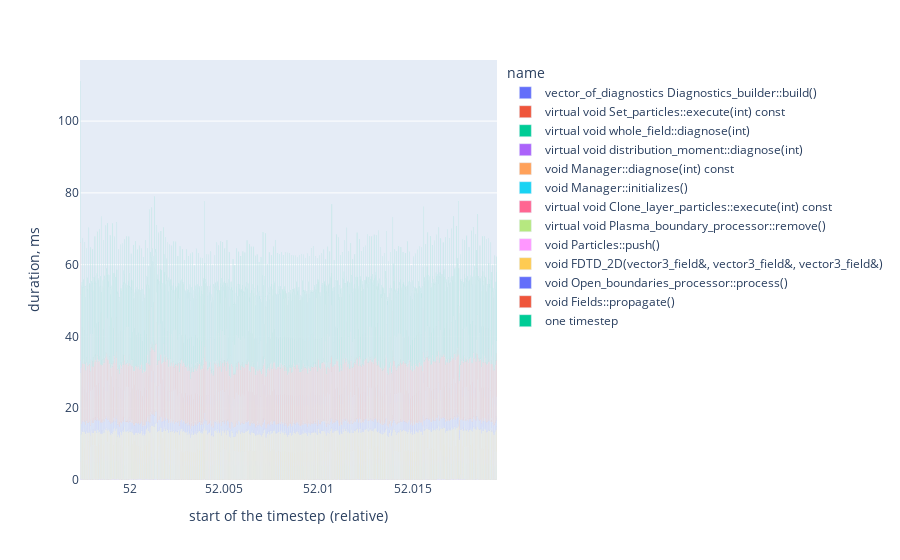

Notebook code cell kept with this figure:
### Code cell
fig = px.bar(
  df,
  x='start of the timestep (relative)', # comment this, to precise representation
  y='duration, ms',
  color='name'
)
fig.show()

### Figure 1 — Plotly figure (JSON) as saved in the notebook; plotly's stock layout.template omitted (floating-point values rounded to 4 significant figures; data arrays with more than 128 entries replaced by an {"elided": "..."} marker saying what was removed)
{"data": [{"alignmentgroup": "True", "hovertemplate": "name=vector_of_diagnostics Diagnostics_builder::build()<br>start of the timestep (relative)=%{x}<br>duration, ms=%{y}<extra></extra>", "legendgroup": "vector_of_diagnostics Diagnostics_builder::build()", "marker": {"color": "#636efa", "pattern": {"shape": ""}}, "name": "vector_of_diagnostics Diagnostics_builder::build()", "offsetgroup": "vector_of_diagnostics Diagnostics_builder::build()", "orientation": "v", "showlegend": true, "textposition": "auto", "type": "bar", "x": [52.0], "xaxis": "x", "y": [1.41], "yaxis": "y"}, {"alignmentgroup": "True", "hovertemplate": "name=virtual void Set_particles::execute(int) const<br>start of the timestep (relative)=%{x}<br>duration, ms=%{y}<extra></extra>", "legendgroup": "virtual void Set_particles::execute(int) const", "marker": {"color": "#EF553B", "pattern": {"shape": ""}}, "name": "virtual void Set_particles::execute(int) const", "offsetgroup": "virtual void Set_particles::execute(int) const", "orientation": "v", "showlegend": true, "textposition": "auto", "type": "bar", "x": [52.0], "xaxis": "x", "y": [3.801], "yaxis": "y"}, {"alignmentgroup": "True", "hovertemplate": "name=virtual void whole_field::diagnose(int)<br>start of the timestep (relative)=%{x}<br>duration, ms=%{y}<extra></extra>", "legendgroup": "virtual void whole_field::diagnose(int)", "marker": {"color": "#00cc96", "pattern": {"shape": ""}}, "name": "virtual void whole_field::diagnose(int)", "offsetgroup": "virtual void whole_field::diagnose(int)", "orientation": "v", "showlegend": true, "textposition": "auto", "type": "bar", "x": {"elided": "3003 float values"}, "xaxis": "x", "y": {"elided": "3003 float values"}, "yaxis": "y"}, {"alignmentgroup": "True", "hovertemplate": "name=virtual void distribution_moment::diagnose(int)<br>start of the timestep (relative)=%{x}<br>duration, ms=%{y}<extra></extra>", "legendgroup": "virtual void distribution_moment::diagnose(int)", "marker": {"color": "#ab63fa", "pattern": {"shape": ""}}, "name": "virtual void distribution_moment::diagnose(int)", "offsetgroup": "virtual void distribution_moment::diagnose(int)", "orientation": "v", "showlegend": true, "textposition": "auto", "type": "bar", "x": {"elided": "1001 float values"}, "xaxis": "x", "y": {"elided": "1001 float values"}, "yaxis": "y"}, {"alignmentgroup": "True", "hovertemplate": "name=void Manager::diagnose(int) const<br>start of the timestep (relative)=%{x}<br>duration, ms=%{y}<extra></extra>", "legendgroup": "void Manager::diagnose(int) const", "marker": {"color": "#FFA15A", "pattern": {"shape": ""}}, "name": "void Manager::diagnose(int) const", "offsetgroup": "void Manager::diagnose(int) const", "orientation": "v", "showlegend": true, "textposition": "auto", "type": "bar", "x": {"elided": "1001 float values"}, "xaxis": "x", "y": {"elided": "1001 float values"}, "yaxis": "y"}, {"alignmentgroup": "True", "hovertemplate": "name=void Manager::initializes()<br>start of the timestep (relative)=%{x}<br>duration, ms=%{y}<extra></extra>", "legendgroup": "void Manager::initializes()", "marker": {"color": "#19d3f3", "pattern": {"shape": ""}}, "name": "void Manager::initializes()", "offsetgroup": "void Manager::initializes()", "orientation": "v", "showlegend": true, "textposition": "auto", "type": "bar", "x": [52.0], "xaxis": "x", "y": [14.2], "yaxis": "y"}, {"alignmentgroup": "True", "hovertemplate": "name=virtual void Clone_layer_particles::execute(int) const<br>start of the timestep (relative)=%{x}<br>duration, ms=%{y}<extra></extra>", "legendgroup": "virtual void Clone_layer_particles::execute(int) const", "marker": {"color": "#FF6692", "pattern": {"shape": ""}}, "name": "virtual void Clone_layer_particles::execute(int) const", "offsetgroup": "virtual void Clone_layer_particles::execute(int) const", "orientation": "v", "showlegend": true, "textposition": "auto", "type": "bar", "x": {"elided": "1000 float values"}, "xaxis": "x", "y": {"elided": "1000 float values"}, "yaxis": "y"}, {"alignmentgroup": "True", "hovertemplate": "name=virtual void Plasma_boundary_processor::remove()<br>start of the timestep (relative)=%{x}<br>duration, ms=%{y}<extra></extra>", "legendgroup": "virtual void Plasma_boundary_processor::remove()", "marker": {"color": "#B6E880", "pattern": {"shape": ""}}, "name": "virtual void Plasma_boundary_processor::remove()", "offsetgroup": "virtual void Plasma_boundary_processor::remove()", "orientation": "v", "showlegend": true, "textposition": "auto", "type": "bar", "x": {"elided": "1000 float values"}, "xaxis": "x", "y": {"elided": "1000 float values"}, "yaxis": "y"}, {"alignmentgroup": "True", "hovertemplate": "name=void Particles::push()<br>start of the timestep (relative)=%{x}<br>duration, ms=%{y}<extra></extra>", "legendgroup": "void Particles::push()", "marker": {"color": "#FF97FF", "pattern": {"shape": ""}}, "name": "void Particles::push()", "offsetgroup": "void Particles::push()", "orientation": "v", "showlegend": true, "textposition": "auto", "type": "bar", "x": {"elided": "1000 float values"}, "xaxis": "x", "y": {"elided": "1000 float values"}, "yaxis": "y"}, {"alignmentgroup": "True", "hovertemplate": "name=void FDTD_2D(vector3_field&, vector3_field&, vector3_field&)<br>start of the timestep (relative)=%{x}<br>duration, ms=%{y}<extra></extra>", "legendgroup": "void FDTD_2D(vector3_field&, vector3_field&, vector3_field&)", "marker": {"color": "#FECB52", "pattern": {"shape": ""}}, "name": "void FDTD_2D(vector3_field&, vector3_field&, vector3_field&)", "offsetgroup": "void FDTD_2D(vector3_field&, vector3_field&, vector3_field&)", "orientation": "v", "showlegend": true, "textposition": "auto", "type": "bar", "x": {"elided": "1000 float values"}, "xaxis": "x", "y": {"elided": "1000 float values"}, "yaxis": "y"}, {"alignmentgroup": "True", "hovertemplate": "name=void Open_boundaries_processor::process()<br>start of the timestep (relative)=%{x}<br>duration, ms=%{y}<extra></extra>", "legendgroup": "void Open_boundaries_processor::process()", "marker": {"color": "#636efa", "pattern": {"shape": ""}}, "name": "void Open_boundaries_processor::process()", "offsetgroup": "void Open_boundaries_processor::process()", "orientation": "v", "showlegend": true, "textposition": "auto", "type": "bar", "x": {"elided": "1000 float values"}, "xaxis": "x", "y": {"elided": "1000 float values"}, "yaxis": "y"}, {"alignmentgroup": "True", "hovertemplate": "name=void Fields::propagate()<br>start of the timestep (relative)=%{x}<br>duration, ms=%{y}<extra></extra>", "legendgroup": "void Fields::propagate()", "marker": {"color": "#EF553B", "pattern": {"shape": ""}}, "name": "void Fields::propagate()", "offsetgroup": "void Fields::propagate()", "orientation": "v", "showlegend": true, "textposition": "auto", "type": "bar", "x": {"elided": "1000 float values"}, "xaxis": "x", "y": {"elided": "1000 float values"}, "yaxis": "y"}, {"alignmentgroup": "True", "hovertemplate": "name=one timestep<br>start of the timestep (relative)=%{x}<br>duration, ms=%{y}<extra></extra>", "legendgroup": "one timestep", "marker": {"color": "#00cc96", "pattern": {"shape": ""}}, "name": "one timestep", "offsetgroup": "one timestep", "orientation": "v", "showlegend": true, "textposition": "auto", "type": "bar", "x": {"elided": "1000 float values"}, "xaxis": "x", "y": {"elided": "1000 float values"}, "yaxis": "y"}], "layout": {"barmode": "relative", "legend": {"title": {"text": "name"}, "tracegroupgap": 0}, "margin": {"t": 60}, "xaxis": {"anchor": "y", "domain": [0, 1], "title": {"text": "start of the timestep (relative)"}}, "yaxis": {"anchor": "x", "domain": [0, 1], "title": {"text": "duration, ms"}}}}
